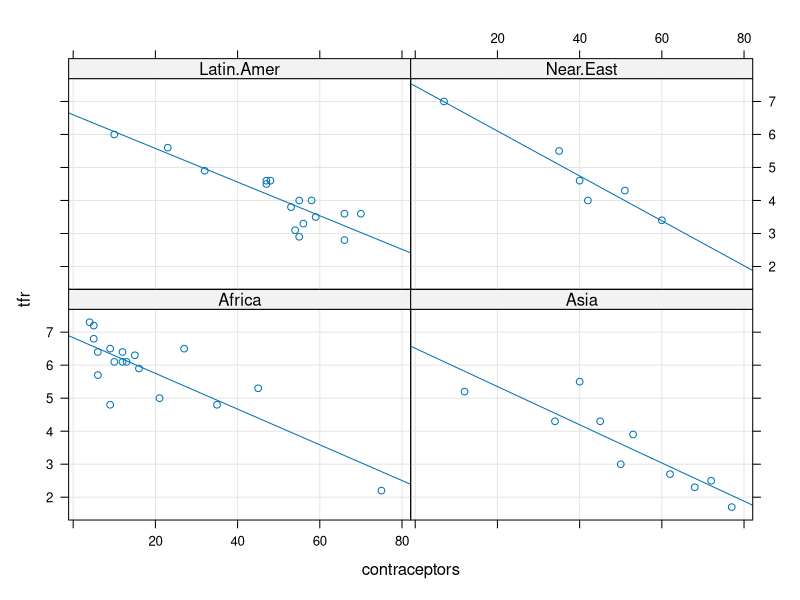
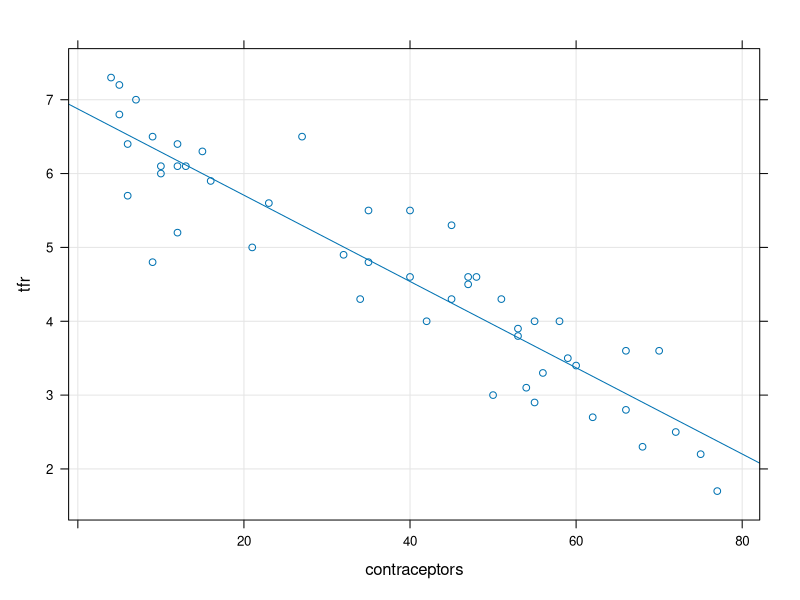
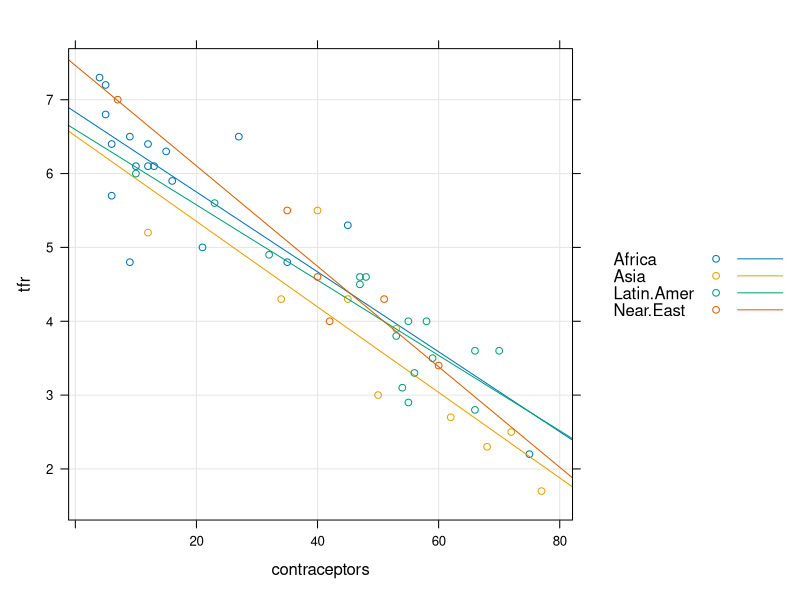

Source code (R) for these figures, in order: (Note: this script raises an error after producing the figures.)
# Linear Regression Workshop

# This line clears the environment.
rm(list=ls())

# We will use the lattice package for plotting, so we must load it first.
library(lattice)

# The Robey Data is in the car package.

library(car)

# The command data(Robey) loads the Robey data frame.
data(Robey)

# Try these two commands for the structure and for the first six rows.
str(Robey)
head(Robey)

# Since Robey comes from a package, there *must* be help for the data set.
# To see the help, you can either type ?Robey or help(Robey).  Try

?Robey

##############################################################################
# Plotting Robey.  Try each of these plots.

# Planels by the region factor.
xyplot(tfr ~ contraceptors|region,data=Robey,type=c('g','p','r'))

# A scatter plot without the factors.
xyplot(tfr ~ contraceptors,data=Robey,type=c('g','p','r'))

# A scatter plot with different colors with the regression lines for each group.
xyplot(tfr ~ contraceptors,data = Robey,groups=region,type=c('p','g','r'),
           auto.key = list(space="right"))


##############################################################################
# The first model: tfr as a response to the percent of contraception users.
lmRobey1 <- lm (tfr ~ contraceptors, data = Robey)


str(lmRobey1)

summary(lmRobey1)

###############################################################################
# Manipulating the model directly. Try both residuals(lmRobey1) and 
# lmRobey1$resid
residuals(lmRobey1)
lmRobey1$resid

# Extract the data frame from the model (of course, we don't really have to do 
# this because we already have the data frame).
modelData <- lmRobey1$model

# Extract the tfr values from the model's data frame.
tfr <- modelData[,tfr]

# This command has the same result as the last.
tfr <- modelData$tfr

# These commands both give the model fitted values.

lmRobey1$fitted.values
predict(lmRobey1)

###########################################################################
# Now it's time to try to  compute our F-statistic directly


# Here we define the SS function.  
SS <- function(x){sum( (x - mean(x))^2)}

# We could also have written this as
SS <- function(x)
          {
          xBar <- mean(x)
          sum( (x - xBar)^2)
          }
# or even         

SS <- function(x)
          {
          xBar <- mean(x)
          return(sum( (x - xBar)^2))
          }

# All three of these versions of SS are equivalent.   Try entering 
# SS at the R-prompt.


# Next define the F.statistic function.

F.statistic <- function(residuals,fittedValues)
    {
    p <- 2
    n <- 50
	((SS(fittedValues)/(p - 1)))/(SS(residuals)/(n - p))
    }


# Now try computing the F.statistic
F.statistic(residuals(lmRobey1),predict(lmRobey1))

# The improved F.statistic
F.statistic <- function(lmObject)
    {
    p <- length(lmObject$coef)
    n <- length(lmObject$resid)
    (SS(predict(lmObject))/(p - 1))/(SS(residuals(lmObject))/(n - p))
    }

# Now try computing again using the lmRobey1 object directly.
F.statistic(lmRobey1)


#########################################################################
# Is region a significant contributor to TFR?


# First build the new model.
lmRobey2 <- lm (tfr ~ contraceptors + region, data = Robey)

# Now try using the anova function to compare the models.

anova(lmRobey2,lmRobey1)

# and 

anova(lmRobey1,lmRobey2)


